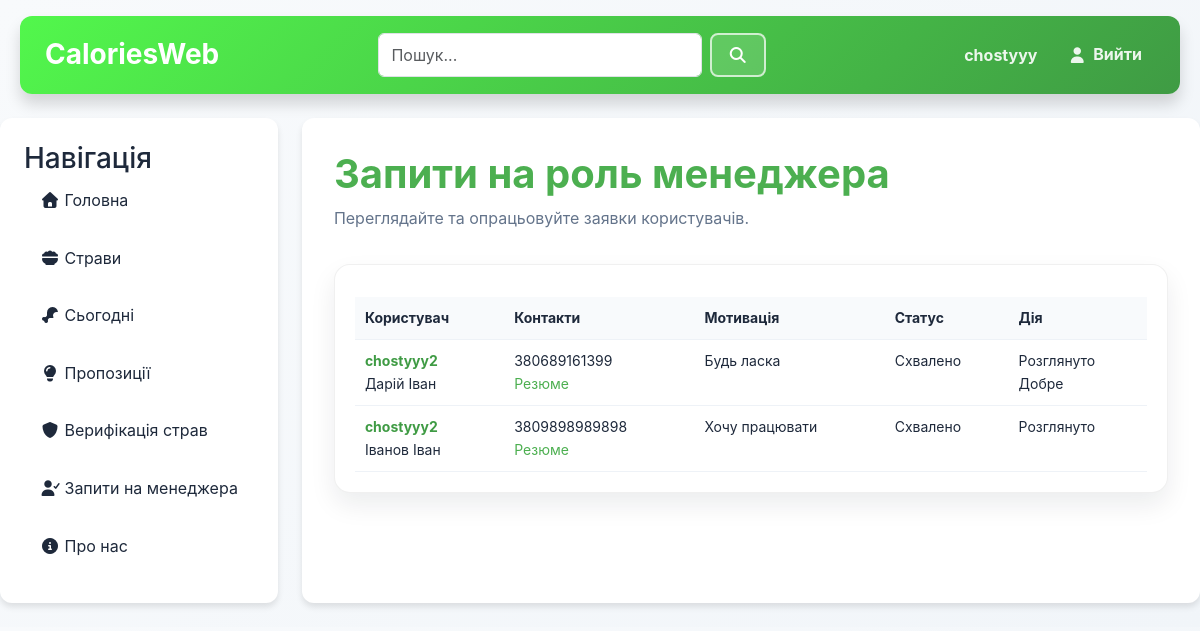
The page /user/manager-requests/ (signed in) on the database as committed earlier.
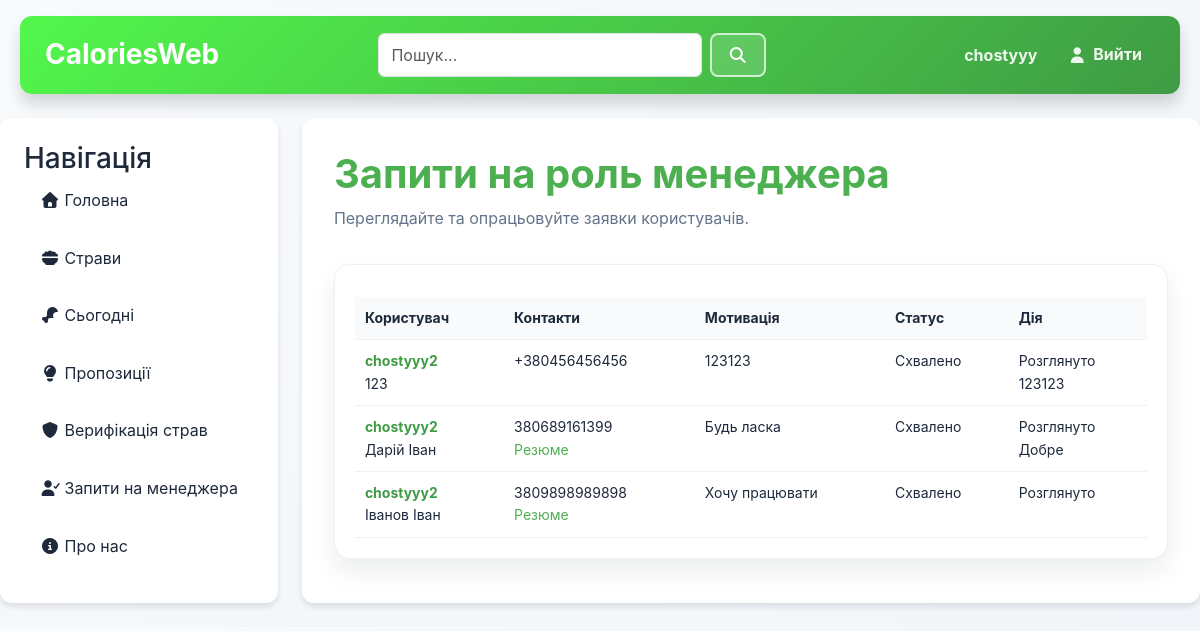
The same page on the database as committed later.
### user/models.py (models this page shows, shortened)
class ManagerRequest(models.Model):
	STATUS_CHOICES = [
		('pending', 'На розгляді'),
		('approved', 'Схвалено'),
		('rejected', 'Відхилено'),
		('blocked', 'Заблоковано'),
	]
	user = models.ForeignKey(User, on_delete=models.CASCADE, related_name='manager_requests')
	full_name = models.CharField(max_length=120)
	phone = models.CharField(max_length=50)
	motivation = models.TextField()
	resume = models.FileField(upload_to='manager_resumes/', null=True, blank=True)
	status = models.CharField(max_length=12, choices=STATUS_CHOICES, default='pending')
	admin_comment = models.TextField(null=True, blank=True)
	created_at = models.DateTimeField(auto_now_add=True)
	reviewed_at = models.DateTimeField(null=True, blank=True)
	reviewed_by = models.ForeignKey(User, on_delete=models.SET_NULL, null=True, blank=True, related_name='reviewed_manager_requests')

### user/views.py (the view, shortened to what this page needs)
# urls.py: path('manager-requests/', views.manager_requests, name='manager_requests'),
def manager_requests(request):
    if not request.user.is_authenticated:
        return redirect("main:logIn")
    details = getattr(request.user, "details", None)
    is_admin = bool(details and details.role == "admin") or getattr(request.user, "is_superuser", False)
    if not is_admin:
        return redirect("main:home")
    requests_qs = ManagerRequest.objects.select_related("user").order_by("-created_at")
    return render(request, "user/manager_requests.html", {
        "requests": requests_qs,
    })

### user/templates/user/manager_requests.html (shortened to what this page needs)
{% extends "main/layout.html" %}
{% load static %}
{% block extra_css %}
    <link rel="stylesheet" href="{% static 'user/css/user.css' %}">
{% endblock %}
{% block content %}
    <h1>Запити на роль менеджера</h1>
    <p>Переглядайте та опрацьовуйте заявки користувачів.</p>
    <section class="user-profile-card">
        {% if requests %}
            <div class="meal-detail-table-wrap">
                <table class="meal-detail-table">
                    <tr>
                        <th>Користувач</th>
                        <th>Контакти</th>
                        <th>Мотивація</th>
                        <th>Статус</th>
                        <th>Дія</th>
                    </tr>
                    {% for req in requests %}
                        <tr>
                            <td><a class="profile-user-link" href="{% url 'user:user_detail' req.user.id %}">{{ req.user.username }}</a><br>{{ req.full_name }}</td>
                            <td>
                                {{ req.phone }}<br>{{ req.user.email }}
                                {% if req.resume %}
                                    <div><a href="{{ req.resume.url }}" target="_blank" rel="noopener">Резюме</a></div>
                                {% endif %}
                            </td>
                            <td>{{ req.motivation|truncatewords:20 }}</td>
                            <td>{{ req.get_status_display }}</td>
                            <td>
                                {% if req.status == 'pending' %}
                                    <form method="post" style="display: grid; gap: 6px;">
                                        {% csrf_token %}
                                        <input type="hidden" name="request_id" value="{{ req.id }}">
                                        <textarea name="admin_comment" class="form-control" rows="2" placeholder="Коментар"></textarea>
                                        <div style="display: flex; gap: 6px; flex-wrap: wrap;">
                                            <button class="btn btn-primary" type="submit" name="action" value="approve">Апрувнути</button>
                                            <button class="btn btn-secondary" type="submit" name="action" value="reject">Відхилити</button>
                                            <button class="btn btn-danger" type="submit" name="action" value="block">Заблокувати</button>
                                        </div>
                                    </form>
                                {% else %}
                                    <span>Розглянуто</span>
                                    {% if req.admin_comment %}<div>{{ req.admin_comment }}</div>{% endif %}
                                {% endif %}
                            </td>
                        </tr>
                    {% endfor %}
                </table>
            </div>
        {% else %}
            <p>Запитів поки немає.</p>
        {% endif %}
    </section>
{% endblock %}

Rows that differ between the two databases and show on the page:
added ManagerRequest: user.username "chostyyy2", full_name "123", phone "+380456456456", motivation "123123", status "Схвалено", admin_comment "123123"
